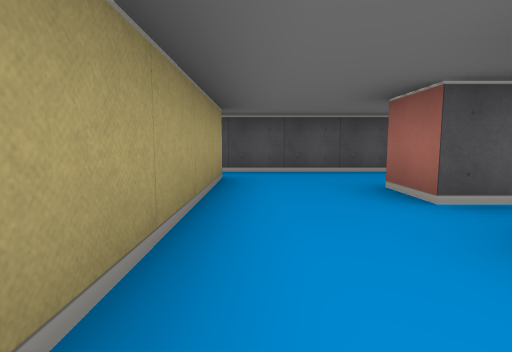
view 1 (above)

19 first-person views from a walk through a cub3D level. The camera is about half as high as the walls, tilts 6° down and sees 80° across. The floor is counted in squares. Each view is taken from the middle of a square. On the plan, view 1 faces up. The plan holds only what a view shows up to about 9 squares ahead; the rest is blank.

view 2
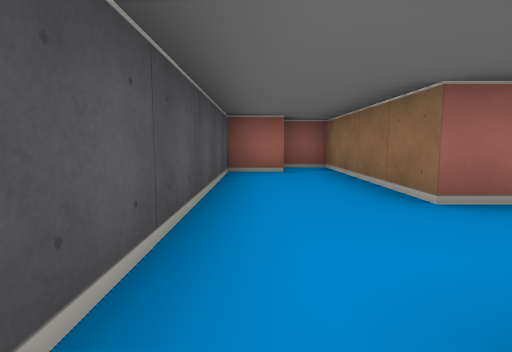

view 3
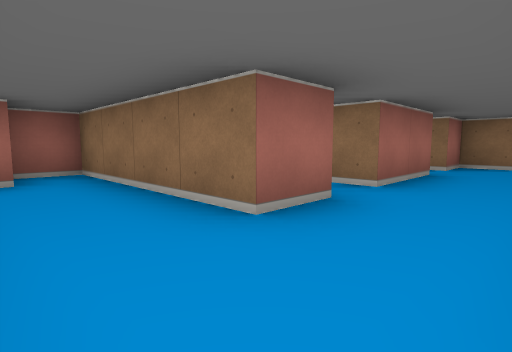

view 4
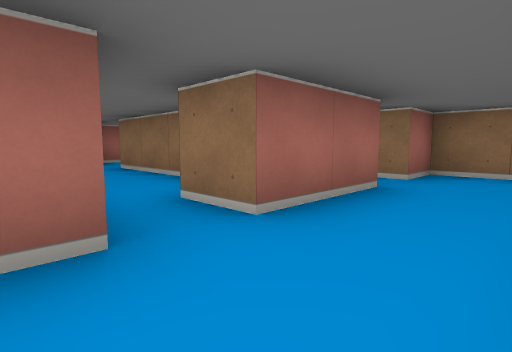

view 5
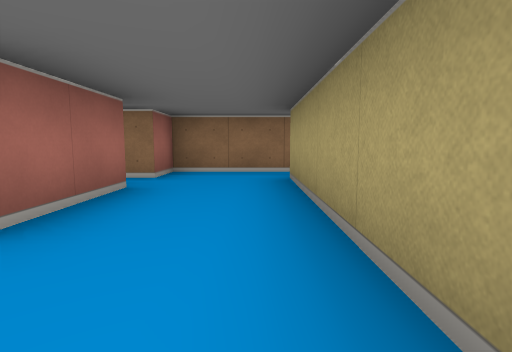

view 6
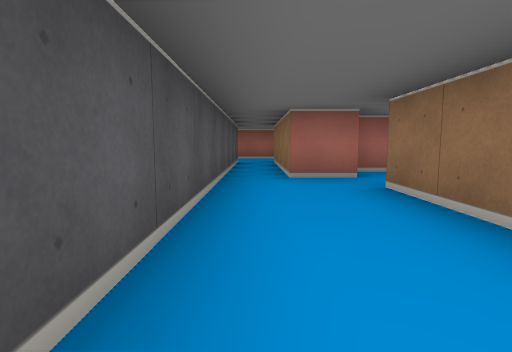

view 7
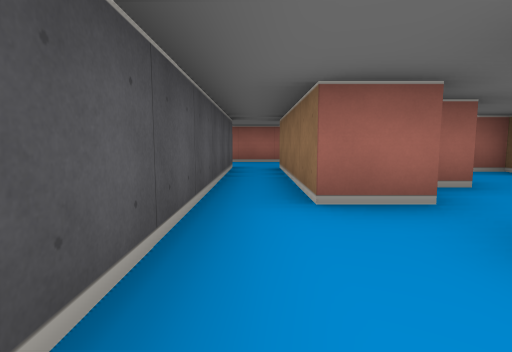

view 8
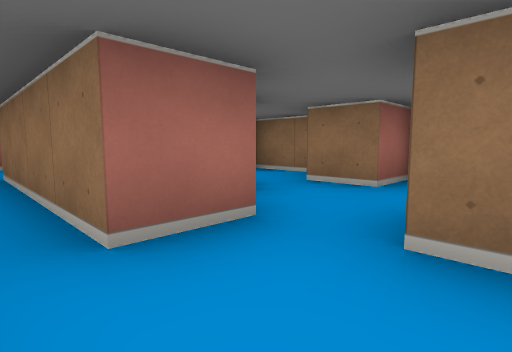

view 9
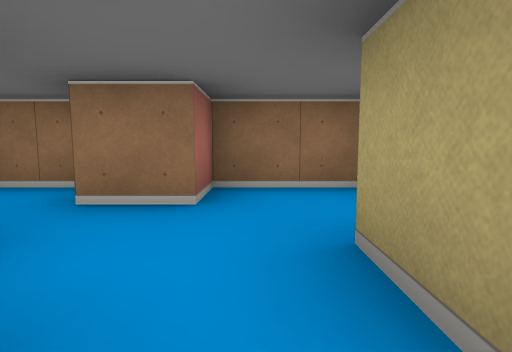

view 10
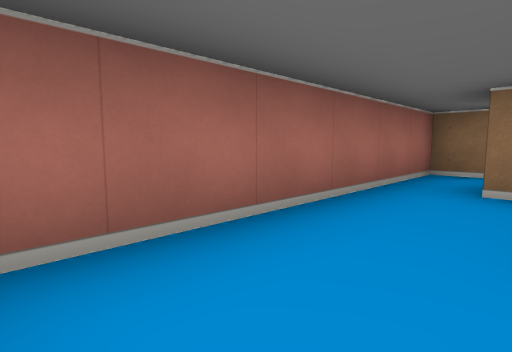

view 11
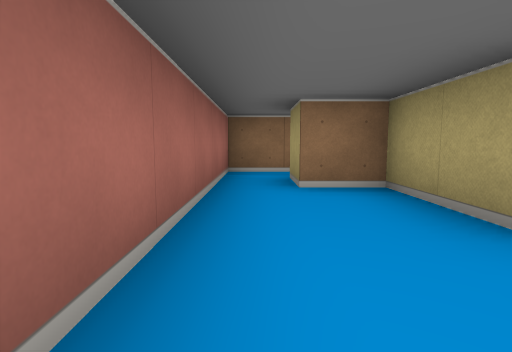

view 12
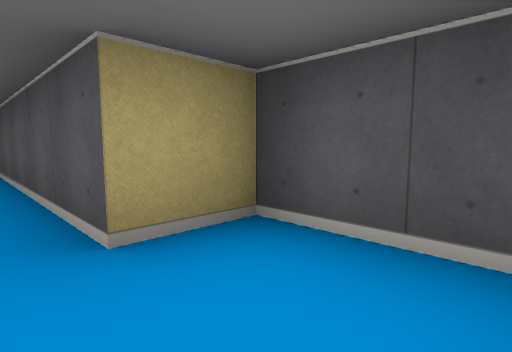

view 13
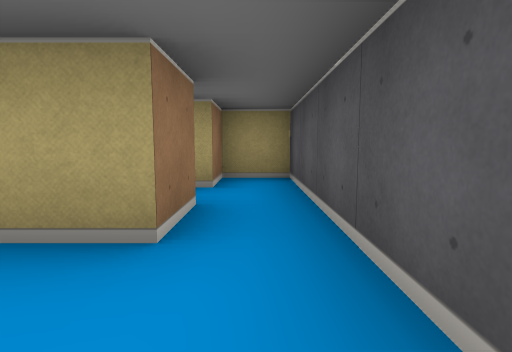

view 14
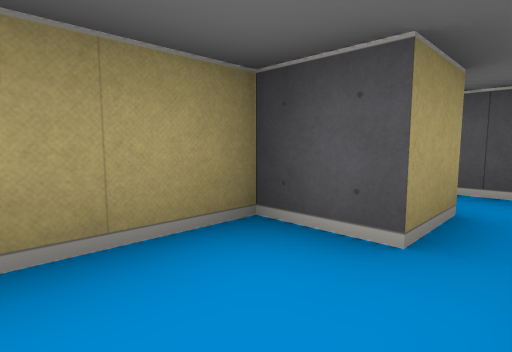

view 15
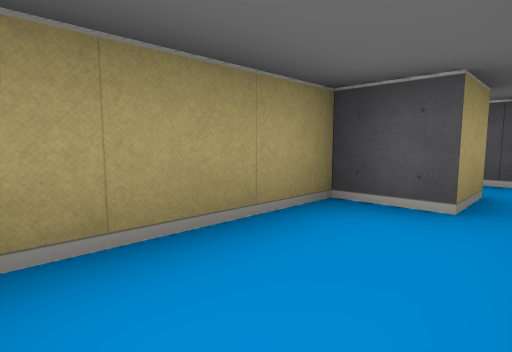

view 16
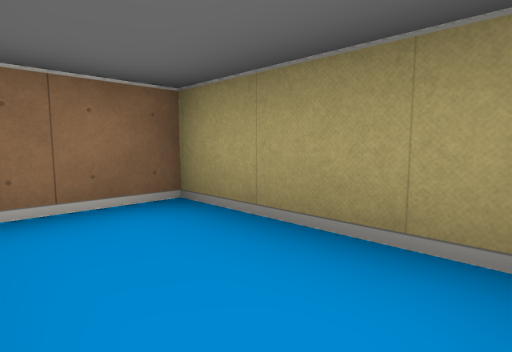

view 17
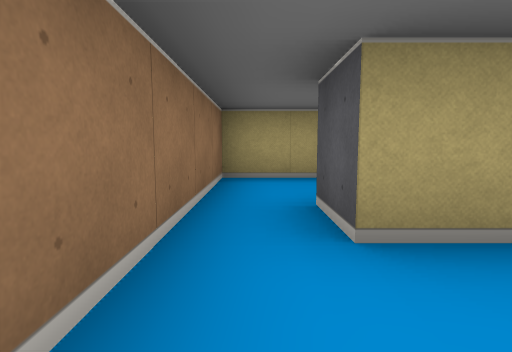

view 18
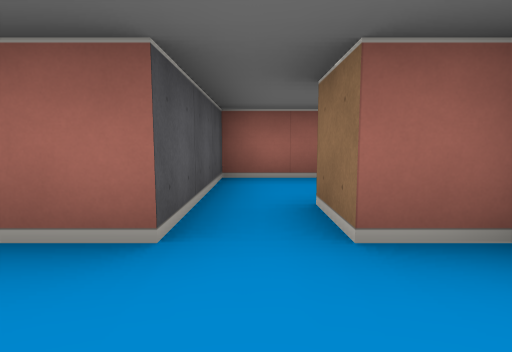

view 19
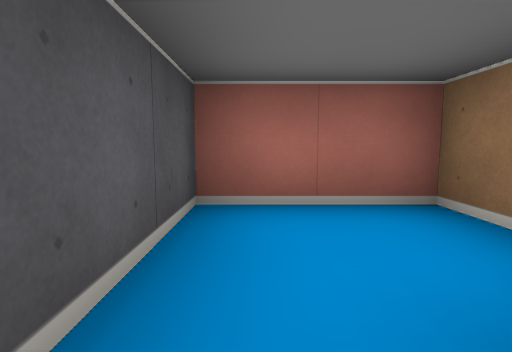

### Floor plan
Points are (right, up) in squares from view 1. A wall is a line through its corners. A room is listed if a view was taken in it or the views show most of it. See-through windows are left out.
Room 1 (views 1, 17, 18)
walls: (1.5, -0.5) (1.5, 1.5); (-1.5, -2.5) (1.5, -2.5) (1.5, -1.5); (-0.5, 1.5) (-0.5, -1.5) (-1.5, -1.5)
ways out: opening at (0.5, 0.5) to room 4; opening at (2, -1) to room 6; opening at (-1, -2) to room 9
Room 2 (views 2, 14, 15, 16)
walls: (-1.5, 4.5) (-0.5, 4.5); (-0.5, 5.5) (-3.5, 5.5) (-3.5, 4.5) (-2.5, 4.5) (-2.5, 3.5) (-3.5, 3.5) (-3.5, 0.5) (-2.1, 0.5)
ways out: opening at (-1, 5) to room 3
Room 3 (views 3, 13)
walls: (1.5, 3.5) (5.5, 3.5) (5.5, 4.5); (4.5, 4.4) (4.5, 5.5) (-0.5, 5.5); (-0.5, 4.5) (-0.5, 3.5)
ways out: opening at (-1, 5) to room 2; opening at (0.5, 3) to room 4
Room 4 (views 4, 5, 6, 7, 8, 9)
walls: (4.1, 0.5) (6.5, 0.5); (1.5, 1.5) (2.5, 1.5); (7.5, 2.5) (1.5, 2.5) (1.5, 3.5); (7.5, 0.4) (7.5, 1.5); (-0.5, 3.5) (-0.5, 1.5)
ways out: opening at (0.5, 0.5) to room 1; opening at (0.5, 3) to room 3; opening at (8, 2) to room 5; opening at (7, 0) to room 7
Room 5 (views 10, 11, 12)
walls: (13, 3.5) (11.5, 3.5) (11.5, 2.5) (7.5, 2.5); (12.4, -2.5) (13.5, -2.5) (13.5, 3); (7.5, 1.5) (11.5, 1.5) (11.5, -0.5) (12.5, -0.5) (12.5, -1.5)
ways out: opening at (8, 2) to room 4
Room 6 (view 19)
walls: (1.5, -1.5) (2.5, -1.5); (3.8, -2.5) (4.5, -2.5) (4.5, -0.5) (1.5, -0.5)
ways out: opening at (2, -1) to room 1
Room 7 (no view inside)
walls: (8.5, -0.6) (8.5, 0.2); (6.5, 0.5) (6.5, -0.5); (5.8, -2.5) (7.5, -2.5) (7.5, -1.5) (8.5, -1.5)
ways out: opening at (7, 0) to room 4; opening at (9, -1) to room 8
Room 8 (no view inside)
walls: (9, -2.5) (10.5, -2.5) (10.5, -1.9)
ways out: opening at (9, -1) to room 7
Room 9 (no view inside)
walls: (-3.5, -1) (-3.5, -2.5) (-1.5, -2.5)
ways out: opening at (-1, -2) to room 1

Positions as (right, up) in squares from view 1, and headings:
1: (0, 0), facing up
2: (-1, 5), facing right
3: (0, 5), facing down-right
4: (0, 3), facing down-right
5: (0, 3), facing down
6: (3, 2), facing right
7: (5, 2), facing right
8: (6, 2), facing down-right
9: (7, 1), facing down
10: (12, 3), facing down-right
11: (13, 3), facing down
12: (13, 2), facing up-left
13: (1, 5), facing left
14: (-2, 2), facing up-left
15: (-2, 1), facing up-left
16: (-2, 3), facing down-left
17: (1, -2), facing left
18: (0, -1), facing right
19: (2, -1), facing right
